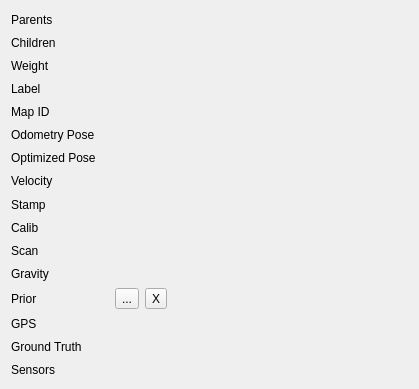
        <widget class="QWidget" name="scrollAreaWidgetContents_2">
         <property name="geometry">
          <rect>
           <x>0</x>
           <y>0</y>
           <width>419</width>
           <height>389</height>
          </rect>
         </property>
         <layout class="QGridLayout" name="gridLayout" columnstretch="0,1">
          <item row="2" column="0">
           <widget class="QLabel" name="label_childrenA_8">
            <property name="text">
             <string>Weight</string>
            </property>
           </widget>
          </item>
          <item row="11" column="0">
           <widget class="QLabel" name="label_childrenA_24">
            <property name="text">
             <string>Gravity</string>
            </property>
           </widget>
          </item>
          <item row="1" column="0">
           <widget class="QLabel" name="label_childrenA_2">
            <property name="text">
             <string>Children</string>
            </property>
           </widget>
          </item>
          <item row="15" column="1">
           <widget class="QLabel" name="label_sensorsA">
            <property name="text">
             <string/>
            </property>
            <property name="textInteractionFlags">
             <set>Qt::LinksAccessibleByMouse|Qt::TextSelectableByMouse</set>
            </property>
           </widget>
          </item>
          <item row="8" column="0">
           <widget class="QLabel" name="label_childrenA_6">
            <property name="text">
             <string>Stamp</string>
            </property>
           </widget>
          </item>
          <item row="10" column="0">
           <widget class="QLabel" name="label_childrenA_22">
            <property name="text">
             <string>Scan</string>
            </property>
           </widget>
          </item>
          <item row="15" column="0">
           <widget class="QLabel" name="label_childrenA_20">
            <property name="text">
             <string>Sensors</string>
            </property>
           </widget>
          </item>
          <item row="10" column="1">
           <widget class="QLabel" name="label_scanA">
            <property name="text">
             <string/>
            </property>
            <property name="textInteractionFlags">
             <set>Qt::LinksAccessibleByMouse|Qt::TextSelectableByMouse</set>
            </property>
           </widget>
          </item>
          <item row="5" column="0">
           <widget class="QLabel" name="label_childrenA_12">
            <property name="text">
             <string>Odometry Pose</string>
            </property>
           </widget>
          </item>
          <item row="0" column="0">
           <widget class="QLabel" name="label_parentsA_2">
            <property name="text">
             <string>Parents</string>
            </property>
           </widget>
          </item>
          <item row="2" column="1">
           <widget class="QLabel" name="label_weightA">
            <property name="text">
             <string/>
            </property>
            <property name="textInteractionFlags">
             <set>Qt::LinksAccessibleByMouse|Qt::TextSelectableByMouse</set>
            </property>
           </widget>
          </item>
          <item row="13" column="1">
           <widget class="QLabel" name="label_gpsA">
            <property name="text">
             <string/>
            </property>
            <property name="textInteractionFlags">
             <set>Qt::LinksAccessibleByMouse|Qt::TextSelectableByMouse</set>
            </property>
           </widget>
          </item>
          <item row="9" column="0">
           <widget class="QLabel" name="label_childrenA_14">
            <property name="text">
             <string>Calib</string>
            </property>
           </widget>
          </item>
          <item row="12" column="0">
           <widget class="QLabel" name="label_childrenA_28">
            <property name="text">
             <string>Prior</string>
            </property>
           </widget>
          </item>
          <item row="7" column="0">
           <widget class="QLabel" name="label_childrenA_18">
            <property name="text">
             <string>Velocity</string>
            </property>
           </widget>
          </item>
          <item row="4" column="1">
           <widget class="QLabel" name="label_mapA">
            <property name="text">
             <string/>
            </property>
            <property name="textInteractionFlags">
             <set>Qt::LinksAccessibleByMouse|Qt::TextSelectableByMouse</set>
            </property>
           </widget>
          </item>
          <item row="1" column="1">
           <widget class="QLabel" name="label_childrenA">
            <property name="text">
             <string/>
            </property>
            <property name="textInteractionFlags">
             <set>Qt::LinksAccessibleByMouse|Qt::TextSelectableByMouse</set>
            </property>
           </widget>
          </item>
          <item row="4" column="0">
           <widget class="QLabel" name="label_childrenA_10">
            <property name="text">
             <string>Map ID</string>
            </property>
           </widget>
          </item>
          <item row="13" column="0">
           <widget class="QLabel" name="label_childrenA_16">
            <property name="text">
             <string>GPS</string>
            </property>
           </widget>
          </item>
          <item row="14" column="0">
           <widget class="QLabel" name="label_childrenA_27">
            <property name="text">
             <string>Ground Truth</string>
            </property>
           </widget>
          </item>
          <item row="7" column="1">
           <widget class="QLabel" name="label_velA">
            <property name="text">
             <string/>
            </property>
            <property name="textInteractionFlags">
             <set>Qt::LinksAccessibleByMouse|Qt::TextSelectableByMouse</set>
            </property>
           </widget>
          </item>
          <item row="3" column="0">
           <widget class="QLabel" name="label_childrenA_4">
            <property name="text">
             <string>Label</string>
            </property>
           </widget>
          </item>
          <item row="5" column="1">
           <widget class="QLabel" name="label_poseA">
            <property name="text">
             <string/>
            </property>
            <property name="textInteractionFlags">
             <set>Qt::LinksAccessibleByMouse|Qt::TextSelectableByMouse</set>
            </property>
           </widget>
          </item>
          <item row="9" column="1">
           <widget class="QLabel" name="label_calibA">
            <property name="text">
             <string/>
            </property>
            <property name="textInteractionFlags">
             <set>Qt::LinksAccessibleByMouse|Qt::TextSelectableByMouse</set>
            </property>
           </widget>
          </item>
          <item row="3" column="1">
           <widget class="QLabel" name="label_labelA">
            <property name="text">
             <string/>
            </property>
            <property name="textInteractionFlags">
             <set>Qt::LinksAccessibleByMouse|Qt::TextSelectableByMouse</set>
            </property>
           </widget>
          </item>
          <item row="11" column="1">
           <widget class="QLabel" name="label_gravityA">
            <property name="text">
             <string/>
            </property>
            <property name="textInteractionFlags">
             <set>Qt::LinksAccessibleByMouse|Qt::TextSelectableByMouse</set>
            </property>
           </widget>
          </item>
          <item row="8" column="1">
           <widget class="QLabel" name="label_stampA">
            <property name="text">
             <string/>
            </property>
            <property name="textInteractionFlags">
             <set>Qt::LinksAccessibleByMouse|Qt::TextSelectableByMouse</set>
            </property>
           </widget>
          </item>
          <item row="0" column="1">
           <widget class="QLabel" name="label_parentsA">
            <property name="text">
             <string/>
            </property>
            <property name="textInteractionFlags">
             <set>Qt::LinksAccessibleByMouse|Qt::TextSelectableByMouse</set>
            </property>
           </widget>
          </item>
          <item row="14" column="1">
           <widget class="QLabel" name="label_gtA">
            <property name="text">
             <string/>
            </property>
            <property name="textInteractionFlags">
             <set>Qt::LinksAccessibleByMouse|Qt::TextSelectableByMouse</set>
            </property>
           </widget>
          </item>
          <item row="6" column="0">
           <widget class="QLabel" name="label_childrenA_30">
            <property name="text">
             <string>Optimized Pose</string>
            </property>
           </widget>
          </item>
          <item row="6" column="1">
           <widget class="QLabel" name="label_optposeA">
            <property name="text">
             <string/>
            </property>
            <property name="textInteractionFlags">
             <set>Qt::LinksAccessibleByMouse|Qt::TextSelectableByMouse</set>
            </property>
           </widget>
          </item>
          <item row="12" column="1">
           <layout class="QHBoxLayout" name="horizontalLayout_18">
            <item>
             <widget class="QLabel" name="label_priorA">
              <property name="text">
               <string/>
              </property>
              <property name="textInteractionFlags">
               <set>Qt::LinksAccessibleByMouse|Qt::TextSelectableByMouse</set>
              </property>
             </widget>
            </item>
            <item>
             <widget class="QToolButton" name="toolButton_edit_priorA">
              <property name="toolTip">
               <string>Edit Constraint</string>
              </property>
              <property name="text">
               <string>...</string>
              </property>
             </widget>
            </item>
            <item>
             <widget class="QToolButton" name="toolButton_remove_priorA">
              <property name="toolTip">
               <string>Remove Prior</string>
              </property>
              <property name="text">
               <string>X</string>
              </property>
             </widget>
            </item>
            <item>
             <spacer name="horizontalSpacer_7">
              <property name="orientation">
               <enum>Qt::Horizontal</enum>
              </property>
              <property name="sizeHint" stdset="0">
               <size>
                <width>0</width>
                <height>20</height>
               </size>
              </property>
             </spacer>
            </item>
           </layout>
          </item>
         </layout>
        </widget>
